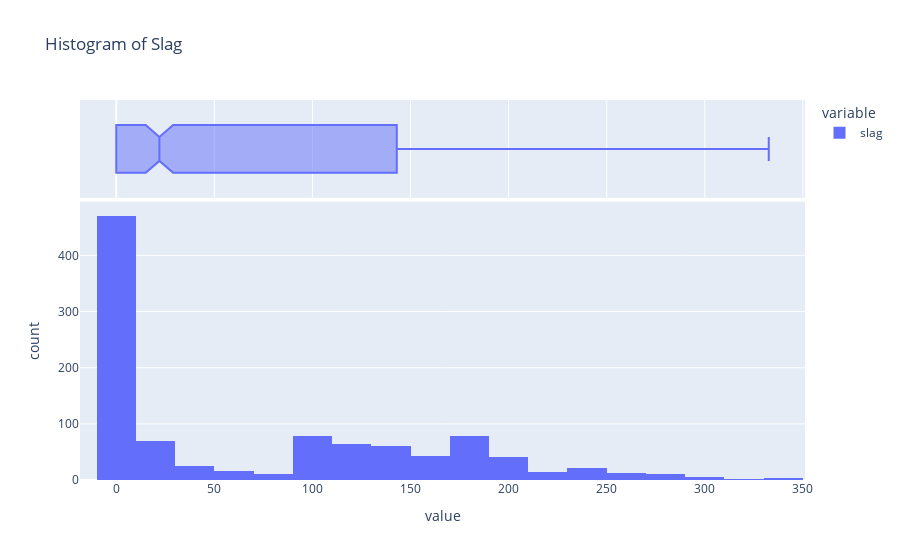

The notebook cell saved with this chart:
### Code cell
fig=px.histogram(df.slag,title="Histogram of Slag",marginal="box")
fig.show()

### Figure 1 — Plotly figure (JSON) as saved in the notebook; plotly's stock layout.template omitted (floating-point values rounded to 4 significant figures; data arrays with more than 128 entries replaced by an {"elided": "..."} marker saying what was removed)
{"data": [{"alignmentgroup": "True", "bingroup": "x", "hovertemplate": "variable=slag<br>value=%{x}<br>count=%{y}<extra></extra>", "legendgroup": "slag", "marker": {"color": "#636efa", "pattern": {"shape": ""}}, "name": "slag", "offsetgroup": "slag", "orientation": "v", "showlegend": true, "type": "histogram", "x": {"elided": "1030 float values"}, "xaxis": "x", "yaxis": "y"}, {"alignmentgroup": "True", "hovertemplate": "variable=slag<br>value=%{x}<extra></extra>", "legendgroup": "slag", "marker": {"color": "#636efa"}, "name": "slag", "notched": true, "offsetgroup": "slag", "showlegend": false, "type": "box", "x": {"elided": "1030 float values"}, "xaxis": "x2", "yaxis": "y2"}], "layout": {"barmode": "relative", "legend": {"title": {"text": "variable"}, "tracegroupgap": 0}, "title": {"text": "Histogram of Slag"}, "xaxis": {"anchor": "y", "domain": [0, 1], "title": {"text": "value"}}, "xaxis2": {"anchor": "y2", "domain": [0, 1], "matches": "x", "showgrid": true, "showticklabels": false}, "yaxis": {"anchor": "x", "domain": [0, 0.7326], "title": {"text": "count"}}, "yaxis2": {"anchor": "x2", "domain": [0.7426, 1], "matches": "y2", "showgrid": false, "showline": false, "showticklabels": false, "ticks": ""}}}
